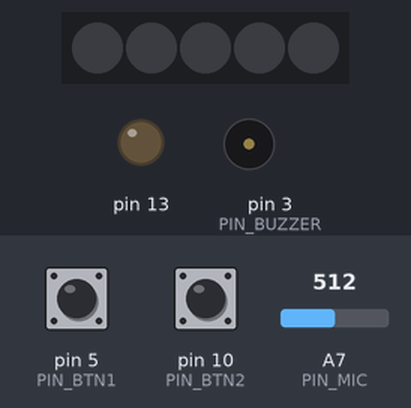
Simulated run of this sketch. Board: Arduino Nano, built with avr-gcc and run on an emulated ATmega328P. On the bench: 5 RGB LEDs in strip order, left to right, output pins drawn as LEDs (lit = HIGH), buzzer (waves = sounding). The inputs (shaded band) are chosen by the test bench; at power-on: pin 5 (PIN_BTN1) HIGH, pin 10 (PIN_BTN2) HIGH, A7 (PIN_MIC) = 512. Dim RGB values are drawn brighter than linear; what the sketch prints to the serial monitor is not drawn.

Above: at 3.4 s.
3.5 s: pin 5 (PIN_BTN1) pulled LOW for 0.15 s
At 3.8 s:
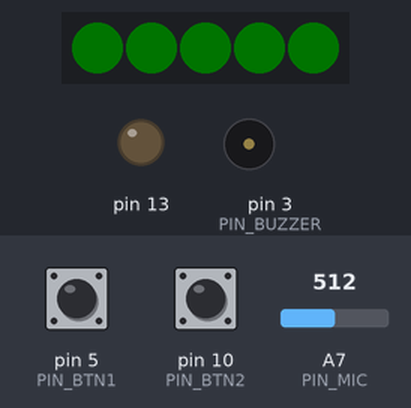
4.2 s: pin 10 (PIN_BTN2) pulled LOW for 0.15 s
4.9 s: pin 5 (PIN_BTN1) pulled LOW for 0.15 s
5.6 s: pin 10 (PIN_BTN2) pulled LOW for 0.15 s
6.3 s: pin 10 (PIN_BTN2) pulled LOW for 1 s
At 7.0 s:
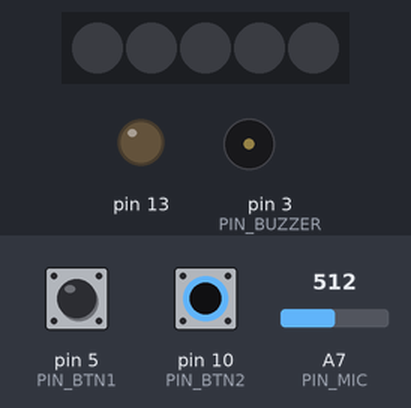
Timing chart, 0 to 9.3 s (numbered marks = the images above; inputs shaded):
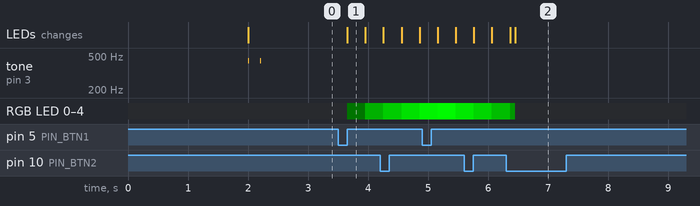

The sketch:

test.ino
```cpp
#include <Adafruit_NeoPixel.h>
#include <ButtonDebounce.h>

#define PIN_BUZZER    3
#define PIN_BTN1      5
#define PIN_BTN2      10
#define PIN_TRESHOLD  2
#define PIN_MIC       A7
#define PIN_LED       6
#define NUM_LED       5

Adafruit_NeoPixel pixels(NUM_LED, PIN_LED, NEO_GRB + NEO_KHZ800);
ButtonDebounce tlacitko1(PIN_BTN1, 150);
ButtonDebounce tlacitko2(PIN_BTN2, 150);

unsigned int sound_offset = 0;
int sound = 0;
bool state = LOW;
unsigned long last = 0;
bool tick = LOW;
byte red = 0;
byte green = 0;
byte blue = 0;
byte r[NUM_LED];
byte add = -1;

void setup() {
  // nastaveni funkci jednotlivych pinu
  pinMode(PIN_BUZZER, OUTPUT);
  pinMode(PIN_BTN1, INPUT_PULLUP);
  pinMode(PIN_BTN2, INPUT_PULLUP);
  pinMode(PIN_TRESHOLD, INPUT);
  pinMode(13, OUTPUT);
  // zapnuti seriove linky (komunikace s PC)
  Serial.begin(9600);
  // zmereni urovne hluku v okoli
  sound_offset = analogRead(PIN_MIC);
  for (byte i = 0; i < 20; i++) {
    sound_offset = 0.9*sound_offset + 0.1*analogRead(PIN_MIC);
    delay(100);
  }
  Serial.print("Uroven hluku v okoli: ");
  Serial.println(sound_offset);
  // priprava LED svetel
  pixels.begin();
  // nastaveni tlacitek
  tlacitko1.setCallback(tlacitko1Stisknuto);
  tlacitko2.setCallback(tlacitko2Stisknuto);
  // potvrzeni konce nastavovani Arduina
  Serial.println("Spusteno!");
  tone(PIN_BUZZER, 440, 20);
  delay(200);
  tone(PIN_BUZZER, 440, 20);
}

void loop() {
  // ==========================
  // aktualizace stavu tlacitek
  // ==========================
  tlacitko1.update();
  tlacitko2.update();
  // ======================================
  // generator tiknuti kazdych 5 milisekund
  // ======================================
  unsigned long now = millis();
  if (now - last >= 5) {
    tick = HIGH;
    last = now;
  } else {
    tick = LOW;
  }
  // ===========================
  // provedeni prislusne operace
  // ===========================
  if (state) {
    if (tick) {
      if (red == 255 || red == 0) {
        add = -add;
      }
      red = red + add;
    }
    for (byte i = 0; i < NUM_LED; i++) {
      pixels.setPixelColor(i, pixels.Color(0, red, 0));
      pixels.show();
    }
  } else {
    red = 0;
    add = -1;
    pixels.clear();
    pixels.show();
  }
}

void tlacitko1Stisknuto(int stav) {
  if (!stav) {
    state = !state;
  }
}

void tlacitko2Stisknuto(int stav) {
  if (!stav) {
    state = !state;
  }
}
```

Measured:
- after the input at 3.5 s, RGB LED 0–4: off → RGB(0, 1, 0) after 0.15 s, → RGB(0, 55, 0) 0.30 s later; the LEDs: change after 0.15 s (image 1)
- after the input at 6.3 s, the LEDs: first differ from a run without the input after 0.15 s (image 2)
- by itself, tone on pin 3 (PIN_BUZZER): alternates 440 Hz for 0.02 s and silent for 0.18 s, 4 changes in all, then stays silent
